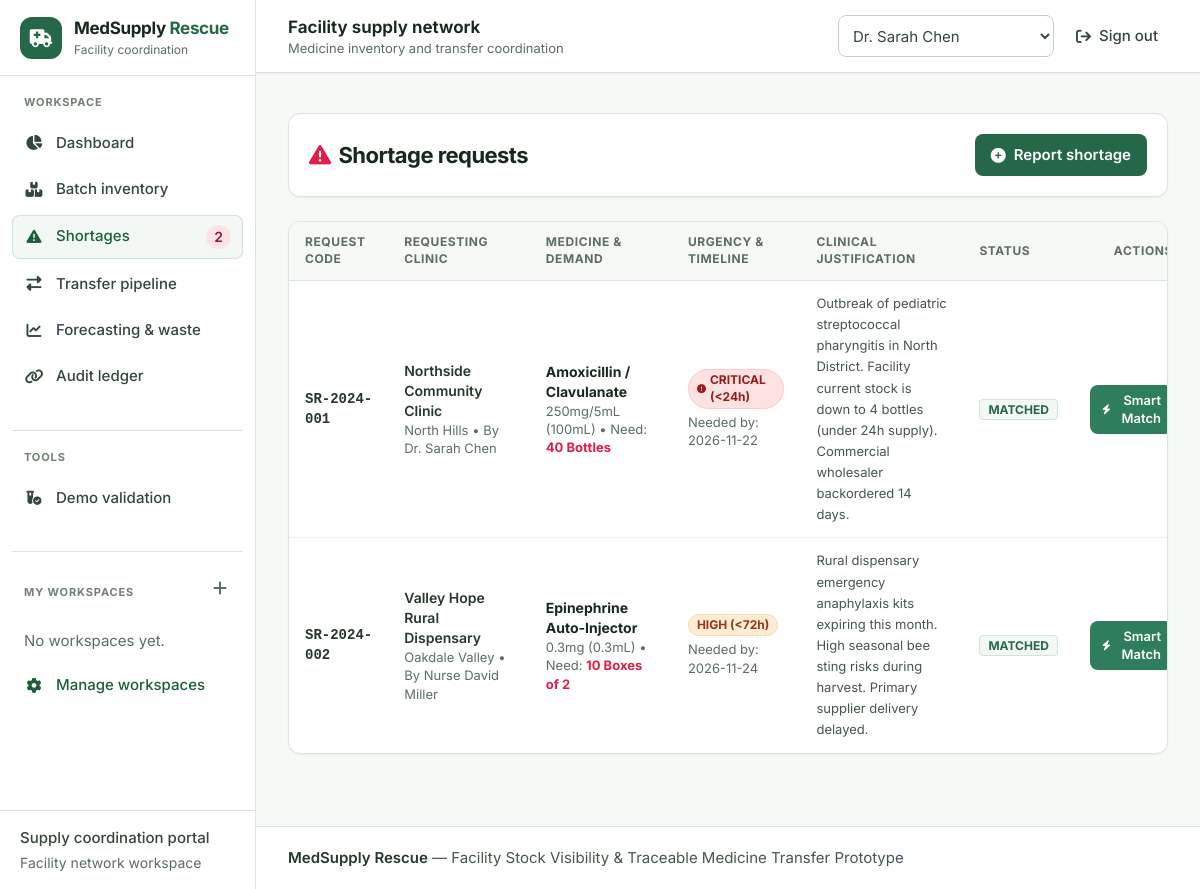
Page /shortages on the committed database.
### tables this page shows
CREATE TABLE shortage_requests (
    id INTEGER PRIMARY KEY AUTOINCREMENT,
    request_code TEXT UNIQUE NOT NULL,
    requesting_facility_id INTEGER NOT NULL REFERENCES facilities(id),
    requested_by_user_id INTEGER NOT NULL REFERENCES users(id),
    medicine_id INTEGER NOT NULL REFERENCES medicines(id),
    required_quantity INTEGER NOT NULL,
    urgency TEXT NOT NULL, -- 'CRITICAL' (<24h), 'HIGH' (<72h), 'MEDIUM' (<7d), 'LOW' (<14d)
    clinical_justification TEXT NOT NULL,
    status TEXT DEFAULT 'OPEN', -- 'OPEN', 'MATCHED', 'IN_TRANSFER', 'FULFILLED', 'CANCELLED'
    needed_by_date DATE NOT NULL,
    created_at DATETIME DEFAULT CURRENT_TIMESTAMP
);

CREATE TABLE facilities (
    id INTEGER PRIMARY KEY AUTOINCREMENT,
    name TEXT NOT NULL,
    facility_type TEXT NOT NULL, -- 'Hospital', 'Community Clinic', 'Urgent Care', 'Regional Pharmacy', 'Dispensary'
    license_number TEXT NOT NULL UNIQUE,
    address TEXT NOT NULL,
    city TEXT NOT NULL,
    region TEXT NOT NULL,
    contact_email TEXT NOT NULL,
    contact_phone TEXT NOT NULL,
    has_cold_chain INTEGER DEFAULT 1, -- 1 = Yes, 0 = No
    latitude REAL,
    longitude REAL,
    created_at DATETIME DEFAULT CURRENT_TIMESTAMP
);

CREATE TABLE users (
    id INTEGER PRIMARY KEY AUTOINCREMENT,
    username TEXT UNIQUE NOT NULL,
    password_hash TEXT NOT NULL,
    full_name TEXT NOT NULL,
    role TEXT NOT NULL, -- 'platform_admin', 'facility_manager', 'approver', 'staff'
    facility_id INTEGER REFERENCES facilities(id),
    email TEXT NOT NULL,
    license_or_badge TEXT,
    created_at DATETIME DEFAULT CURRENT_TIMESTAMP
);

CREATE TABLE medicines (
    id INTEGER PRIMARY KEY AUTOINCREMENT,
    generic_name TEXT NOT NULL,
    brand_name TEXT,
    ndc_or_code TEXT UNIQUE NOT NULL,
    therapeutic_category TEXT NOT NULL, -- 'Antibiotics', 'Insulin & Diabetes', 'Emergency & Critical Care', 'Cardiovascular', 'Respiratory'
    dosage_form TEXT NOT NULL, -- 'Tablet', 'Vial', 'Oral Suspension', 'Inhaler', 'Ampoule', 'Prefilled Syringe'
    strength TEXT NOT NULL,
    unit_of_measure TEXT NOT NULL, -- 'Vials', 'Boxes of 30', 'Bottles (100ml)', 'Ampoules'
    storage_requirement TEXT NOT NULL, -- 'Cold Chain (2-8°C)', 'Room Temperature (15-25°C)', 'Frozen (-20°C)', 'Secure/Controlled Room'
    min_safety_stock_default INTEGER DEFAULT 20,
    standard_lead_time_days INTEGER DEFAULT 7,
    created_at DATETIME DEFAULT CURRENT_TIMESTAMP
);

### app.py (the view, shortened to what this page needs)
@app.route('/shortages', methods=['GET', 'POST'])
def shortages():
    query = """
        SELECT s.*, m.generic_name, m.brand_name, m.strength, m.unit_of_measure, m.storage_requirement,
               f.name as facility_name, f.city, f.has_cold_chain, u.full_name as requester_name
        FROM shortage_requests s
        JOIN medicines m ON s.medicine_id = m.id
        JOIN facilities f ON s.requesting_facility_id = f.id
        JOIN users u ON s.requested_by_user_id = u.id
        ORDER BY CASE s.status WHEN 'OPEN' THEN 1 WHEN 'MATCHED' THEN 2 WHEN 'IN_TRANSFER' THEN 3 ELSE 4 END,
                 CASE s.urgency WHEN 'CRITICAL' THEN 1 WHEN 'HIGH' THEN 2 WHEN 'MEDIUM' THEN 3 ELSE 4 END,
                 s.id DESC
    """
    count_row = g.db.execute(
        """SELECT count(*) as total
           FROM shortage_requests s
           JOIN medicines m ON s.medicine_id = m.id
           JOIN facilities f ON s.requesting_facility_id = f.id
           JOIN users u ON s.requested_by_user_id = u.id"""
    ).fetchone()
    pagination = build_pagination(count_row['total'], 'shortages')
    shortage_list = [
        dict(r) for r in g.db.execute(query + " LIMIT ? OFFSET ?", (PAGE_SIZE, pagination['offset'])).fetchall()
    ]
    active_match = None
    match_candidates = []
    match_id = request.args.get('match_id', type=int)
    medicines = [dict(r) for r in g.db.execute("SELECT * FROM medicines ORDER BY generic_name").fetchall()]
    facilities = [dict(r) for r in g.db.execute("SELECT * FROM facilities ORDER BY name").fetchall()]
    return render_template(
        'shortages.html',
        shortage_list=shortage_list,
        active_match=active_match,
        match_candidates=match_candidates,
        medicines=medicines,
        facilities=facilities,
        pagination=pagination
    )

### database/db.py (called while the page is built)
def get_db_connection():
    conn = sqlite3.connect(DB_PATH)
    conn.row_factory = sqlite3.Row
    conn.execute("PRAGMA foreign_keys = ON")
    return conn

### templates/shortages.html (shortened to what this page needs)
{% extends 'base.html' %}
{% block content %}
<div class="space-y-6">
    <div class="flex flex-col md:flex-row justify-between items-start md:items-center gap-4 bg-white p-5 rounded-xl border border-slate-200 shadow-sm">
        <div>
            <h1 class="text-xl font-bold text-slate-900 flex items-center gap-2">
                <i class="fa-solid fa-triangle-exclamation text-rose-600"></i> Shortage requests
            </h1>
        </div>
        <button onclick="document.getElementById('reportShortageModal').classList.remove('hidden')" class="bg-teal-700 hover:bg-teal-800 text-white font-semibold text-sm px-4 py-2.5 rounded-lg transition flex items-center gap-2">
            <i class="fa-solid fa-plus-circle"></i> Report shortage
        </button>
    </div>
    <div class="bg-white rounded-xl border border-slate-200 shadow-sm overflow-hidden" data-paginated-results="shortages" aria-live="polite">
        <div class="overflow-x-auto">
            <table class="w-full min-w-[900px] text-left text-xs">
                <thead class="bg-slate-50 text-slate-500 uppercase tracking-wider text-[10px] border-b border-slate-200">
                    <tr>
                        <th class="py-3 px-4">Request Code</th>
                        <th class="py-3 px-4">Requesting Clinic</th>
                        <th class="py-3 px-4">Medicine & Demand</th>
                        <th class="py-3 px-4">Urgency & Timeline</th>
                        <th class="py-3 px-4">Clinical Justification</th>
                        <th class="py-3 px-4">Status</th>
                        <th class="py-3 px-4 text-right">Actions</th>
                    </tr>
                </thead>
                <tbody class="divide-y divide-slate-100">
                    {% for s in shortage_list %}
                        <tr class="hover:bg-slate-50/80 transition">
                            <td class="py-3 px-4 font-mono font-bold text-slate-800">
                                {{ s.request_code }}
                            </td>
                            <td class="py-3 px-4">
                                <div class="font-semibold text-slate-800">{{ s.facility_name }}</div>
                                <div class="text-[11px] text-slate-500">{{ s.city }} &bull; By {{ s.requester_name }}</div>
                            </td>
                            <td class="py-3 px-4">
                                <div class="font-bold text-slate-900">{{ s.generic_name }}</div>
                                <div class="text-[11px] text-slate-500">{{ s.strength }} &bull; Need: <strong class="text-rose-600">{{ s.required_quantity }} {{ s.unit_of_measure }}</strong></div>
                            </td>
                            <td class="py-3 px-4">
                                <div>
                                    {% if s.urgency == 'CRITICAL' %}
                                        <span class="inline-flex items-center gap-1 bg-red-100 text-red-800 text-[10px] font-bold px-2 py-0.5 rounded-full border border-red-200">
                                            <i class="fa-solid fa-circle-exclamation text-[9px]"></i> CRITICAL (&lt;24h)
                                        </span>
                                    {% elif s.urgency == 'HIGH' %}
                                        <span class="inline-flex items-center gap-1 bg-orange-100 text-orange-800 text-[10px] font-bold px-2 py-0.5 rounded-full border border-orange-200">
                                            HIGH (&lt;72h)
                                        </span>
                                    {% else %}
                                        <span class="inline-flex items-center gap-1 bg-blue-100 text-blue-800 text-[10px] font-bold px-2 py-0.5 rounded-full">
                                            {{ s.urgency }}
                                        </span>
                                    {% endif %}
                                </div>
                                <div class="text-[11px] text-slate-500 mt-1">Needed by: {{ s.needed_by_date }}</div>
                            </td>
                            <td class="py-3 px-4 max-w-xs text-slate-600 text-[11px] leading-relaxed">
                                {{ s.clinical_justification }}
                            </td>
                            <td class="py-3 px-4">
                                {% if s.status == 'OPEN' %}
                                    <span class="bg-rose-50 text-rose-700 text-[10px] font-bold px-2 py-0.5 rounded border border-rose-200">OPEN</span>
                                {% elif s.status == 'MATCHED' %}
                                    <span class="bg-teal-50 text-teal-700 text-[10px] font-bold px-2 py-0.5 rounded border border-teal-200">MATCHED</span>
                                {% elif s.status == 'IN_TRANSFER' %}
                                    <span class="bg-teal-50 text-teal-800 text-[10px] font-bold px-2 py-0.5 rounded border border-teal-200">IN TRANSFER</span>
                                {% elif s.status == 'FULFILLED' %}
                                    <span class="bg-emerald-50 text-emerald-700 text-[10px] font-bold px-2 py-0.5 rounded border border-emerald-200">FULFILLED</span>
                                {% else %}
                                    <span class="bg-slate-100 text-slate-600 text-[10px] font-semibold px-2 py-0.5 rounded">{{ s.status }}</span>
                                {% endif %}
                            </td>
                            <td class="py-3 px-4 text-right">
                                {% if s.status in ('OPEN', 'MATCHED') %}
                                    <a href="{{ url_for('shortages', match_id=s.id) }}" class="inline-flex items-center gap-1 bg-teal-600 hover:bg-teal-700 text-white font-semibold text-[11px] px-3 py-1.5 rounded-lg shadow-sm transition">
                                        <i class="fa-solid fa-bolt text-[10px]"></i> Smart Match
                                    </a>
                                {% else %}
                                    <span class="text-slate-400 text-[11px]">Fulfilled</span>
                                {% endif %}
                            </td>
                        </tr>
                    {% else %}
                        <tr>
                            <td colspan="7" class="py-8 text-center text-slate-400">No shortages reported.</td>
                        </tr>
                    {% endfor %}
                </tbody>
            </table>
        </div>
    </div>
</div>
{% endblock %}

### static/css/style.css (style rules this page uses)
body { font-size: 1rem; line-height: 1.5; }
body { background: #f7f9f7; color: #26372b; }
.app-main h1 { font-size: clamp(23px, 1.3rem + 0.25vw, 26px) !important; letter-spacing: -0.025em; line-height: 1.2; }
[class~="text-[10px]"]:not(i) { font-size: 0.75rem !important; }
[class~="text-[11px]"]:not(i) { font-size: 0.8125rem !important; }
[class~="text-xs"]:not(i) { font-size: 0.875rem !important; }
[class~="text-sm"]:not(i) { font-size: 0.9375rem !important; }
[class~="text-xl"]:not(i) { font-size: 1.375rem !important; }
[class~="text-[10px]"]:not(i):not([class*="leading-"]) { line-height: 1.05rem !important; }
[class~="text-[11px]"]:not(i):not([class*="leading-"]) { line-height: 1.15rem !important; }
[class~="text-xs"]:not(i):not([class*="leading-"]) { line-height: 1.25rem !important; }
[class~="text-sm"]:not(i):not([class*="leading-"]) { line-height: 1.4rem !important; }

### templates/base.html (style rules this page uses)
body { font-family: 'Inter', sans-serif; }

### rows in the picture
shortage_requests: request_code "SR-2024-001", facility_name "Northside Community Clinic", city "North Hills", requester_name "Dr. Sarah Chen", generic_name "Amoxicillin / Clavulanate", strength "250mg/5mL (100mL)", required_quantity "40", unit_of_measure "Bottles", urgency "CRITICAL" (drawn), needed_by_date "2026-11-22", clinical_justification "Outbreak of pediatric streptococcal pharyngitis in North District. Facility current stock is down to 4 bottles (under 24h supply). Commercial wholesaler backordered 14 days.", status "MATCHED"
shortage_requests: request_code "SR-2024-002", facility_name "Valley Hope Rural Dispensary", city "Oakdale Valley", requester_name "Nurse David Miller", generic_name "Epinephrine Auto-Injector", strength "0.3mg (0.3mL)", required_quantity "10", unit_of_measure "Boxes of 2", urgency "HIGH (<72h)", needed_by_date "2026-11-24", clinical_justification "Rural dispensary emergency anaphylaxis kits expiring this month. High seasonal bee sting risks during harvest. Primary supplier delivery delayed.", status "MATCHED"

### other values in the picture
{{ g.alert_summary.active_shortages|length }} "2"
form field value "Dr. Sarah Chen"
